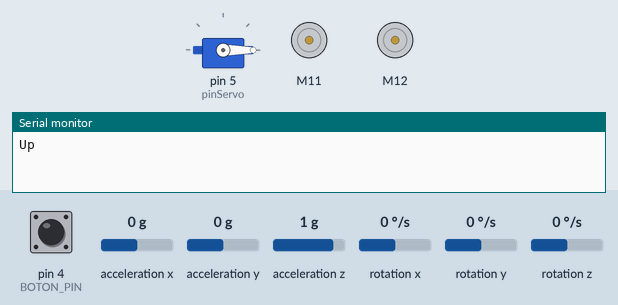
Bench run of a sketch on a simulated Arduino Uno, built with avr-gcc and run on an emulated ATmega328P. On the bench: servo, 2 × DC motor (green arrow = forward, orange = backward, longer = faster), the last lines printed to the serial monitor. The inputs (shaded band) are chosen by the test bench; at power-on: pin 4 (BOTON_PIN) HIGH, rotation z 0 °/s, acceleration x 0 g, acceleration y 0 g, acceleration z 1 g, rotation x 0 °/s, rotation y 0 °/s.

Above: at 4.0 s.
4.1 s: pin 4 (BOTON_PIN) pulled LOW for 0.15 s
At 5.4 s:
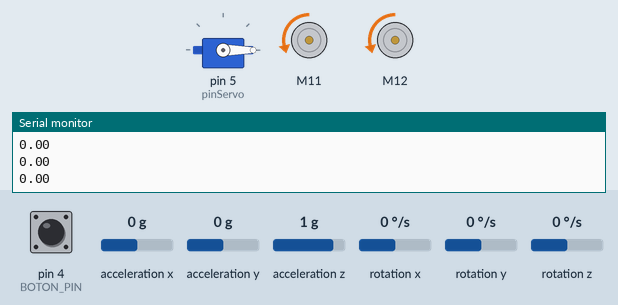
7.2 s: rotation z set to -192 °/s
At 9.83 s:
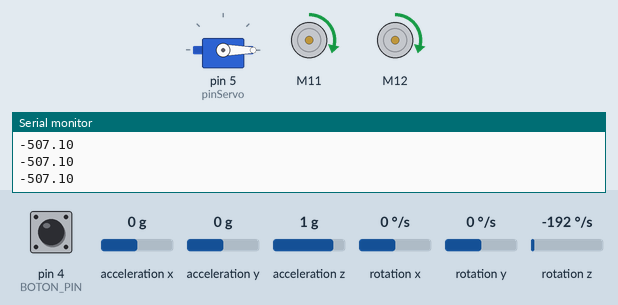
10.2 s: pin 4 (BOTON_PIN) pulled LOW for 1 s
At 10.7 s:
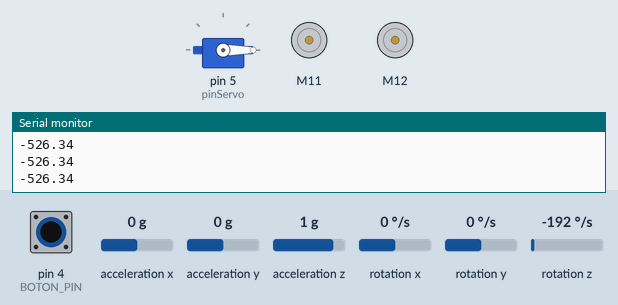
Timing chart, 0 to 13.2 s (numbered marks = the images above; inputs shaded):
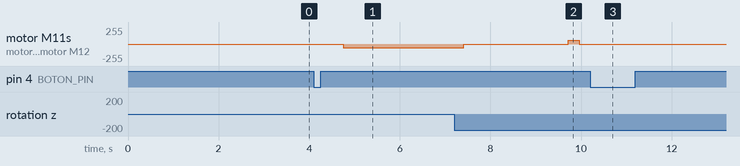

The sketch:

prueba_giro_preciso.ino
```cpp
// generated by mBlock5 for MegaPi
// Optimized for WRO Robomission Junior

#include <Arduino.h>
#include <Wire.h>
#include <SoftwareSerial.h>
#include <MeMegaPi.h>

#define BOTON_PIN 4

double angle_rad = PI/180.0;
double angle_deg = 180.0/PI;
MeEncoderOnBoard Encoder_1(SLOT1); // Motor Izquierdo
MeEncoderOnBoard Encoder_2(SLOT2); // Motor Derecho
MeEncoderOnBoard Encoder_3(SLOT3);
MeEncoderOnBoard Encoder_4(SLOT4);

MeGyro giroscopio(6);

void isr_process_encoder1(void){
  if(digitalRead(Encoder_1.getPortB()) == 0){
    Encoder_1.pulsePosMinus();
  }else{
    Encoder_1.pulsePosPlus();
  }
}

void isr_process_encoder2(void){
  if(digitalRead(Encoder_2.getPortB()) == 0){
    Encoder_2.pulsePosMinus();
  }else{
    Encoder_2.pulsePosPlus();
  }
}

// Variable para saber si estamos en espera o si el robot ya está compitiendo
bool rutinaIniciada = false;

void _loop() {
  unsigned long tiempoActual = millis();

  // Actualizar los motores solo cada 10 milisegundos
  static unsigned long ultimoTiempoMotores = 0;
  if(tiempoActual - ultimoTiempoMotores >= 10) {
    Encoder_1.loop();
    Encoder_2.loop();
    ultimoTiempoMotores = tiempoActual;
  }

  // Actualizar el giroscopio solo cada 50 milisegundos
  static unsigned long ultimoGiroscopio = 0;
  if(tiempoActual - ultimoGiroscopio >= 50) {
    giroscopio.update();
    ultimoGiroscopio = tiempoActual;
  }

  // Si la rutina ya empezó y el botón se vuelve a presionar (estado LOW)
  if (rutinaIniciada == true && digitalRead(BOTON_PIN) == LOW) {
    // 1. Mandamos la orden de velocidad y posición a 0
    Encoder_1.move(0, 0);
    Encoder_2.move(0, 0);
    Encoder_1.setTarPWM(0);
    Encoder_2.setTarPWM(0);

    // Guardamos el momento exacto en el que empezamos a frenar
    unsigned long inicioParada = millis();

    // 2. Atrapamos al robot en un bucle infinito
    while (true) {
      tiempoActual = millis();

      // FASE 1: Durante los primeros 500ms, mantenemos vivo el cerebro del motor para que frene
      if (tiempoActual - inicioParada < 500) {
        if(tiempoActual - ultimoTiempoMotores >= 10) {
          Encoder_1.loop();
          Encoder_2.loop();
          ultimoTiempoMotores = tiempoActual;
        }
      }
      // FASE 2: Pasados los 500ms, ya no entra al 'if' anterior.
      // Al dejar de llamar a .loop(), los motores pierden la tensión y el zumbido desaparece.
      else {
        // El robot está congelado, los motores apagados y sin zumbar.
        // Opcional: Si la librería de MegaPi te lo permite, puedes forzar el PWM a 0 aquí:
        delay(500);
      }
    }
  }
}

void _delay(float seconds) {
  if(seconds < 0.0){
    seconds = 0.0;
  }
  // Se cambia 'long' por 'unsigned long' para compatibilidad con millis()
  unsigned long endTime = millis() + (unsigned long)(seconds * 1000.0);

  while(millis() < endTime) {
    _loop();
    delay(2); // <--- ESTA LÍNEA ES LA MAGIA. Evita que la placa colapse.
  }
}

// =========================================================================
// NUESTRAS FUNCIONES DE MOVIMIENTO
// =========================================================================

/**
 * Función maestra para controlar ambos motores.
 * Para ambos motores: valores positivos = adelante, valores negativos = atrás.
 */
void moverRobot(long gradosIzq, long gradosDer, float velocidad, float tiempoEspera) {
  // Encoder_1 (Izquierdo): se queda igual
  Encoder_1.move(gradosIzq, abs(velocidad));

  // Encoder_2 (Derecho): se invierte con el signo menos (-)
  // para que los valores positivos vayan hacia adelante.
  Encoder_2.move(-gradosDer, abs(velocidad));

  _delay(tiempoEspera);
}

// Mueve el robot en línea recta hacia adelante
void avanzar(long grados, float velocidad, float tiempoEspera) {
  moverRobot(grados, grados, velocidad, tiempoEspera);
}

// Mueve el robot en línea recta hacia atrás
void retroceder(long grados, float velocidad, float tiempoEspera) {
  moverRobot(-grados, -grados, velocidad, tiempoEspera);
}

// Gira sobre su propio eje hacia la derecha
void girarIzquierda(long grados, float velocidad, float tiempoEspera) {
  moverRobot(grados, -grados, velocidad, tiempoEspera);
}

// Gira sobre su propio eje hacia la izquierda
void girarDerecha(long grados, float velocidad, float tiempoEspera) {
  moverRobot(-grados, grados, velocidad, tiempoEspera);
}

// Detiene por completo los motores
void detener(float tiempoEspera) {
  moverRobot(0, 0, 0, tiempoEspera);
}

// =========================================================================
// FUNCIONES DE GIRO CON GIROSCOPIO
// =========================================================================

void girarDerechaGyro(float gradosObjetivo, float velocidad) {
  giroscopio.update();
  float anguloInicial = giroscopio.getAngleZ();

  Encoder_1.runSpeed(-abs(velocidad));
  Encoder_2.runSpeed(-abs(velocidad));

  unsigned long tiempoInicio = millis();
  const unsigned long TIMEOUT_MS = 5000; // ajusta según tus giros más largos

  int contador = 0;
  while (abs(giroscopio.getAngleZ() - anguloInicial) < gradosObjetivo) {
    _loop();
     if (++contador % 50 == 0) {  // imprime 1 de cada 50 lecturas
      Serial.println(giroscopio.getAngleZ());
    }
    if (millis() - tiempoInicio > TIMEOUT_MS) {
      Serial.println("TIMEOUT en giro derecha - saliendo por seguridad");
      break; // evita el bucle infinito
    }
  }
  Encoder_1.runSpeed(0);
  Encoder_2.runSpeed(0);
  _delay(0.3);
}

void girarIzquierdaGyro(float gradosObjetivo, float velocidad) {
 giroscopio.update();
  float anguloInicial = giroscopio.getAngleZ();

  Encoder_1.runSpeed(abs(velocidad));
  Encoder_2.runSpeed(abs(velocidad));

  unsigned long tiempoInicio = millis();
  const unsigned long TIMEOUT_MS = 5000; // ajusta según tus giros más largos

  int contador = 0;
  while (abs(giroscopio.getAngleZ() - anguloInicial) < gradosObjetivo) {
    _loop();
    if (++contador % 50 == 0) {  // imprime 1 de cada 50 lecturas
      Serial.println(giroscopio.getAngleZ());
    }
    if (millis() - tiempoInicio > TIMEOUT_MS) {
      Serial.println("TIMEOUT en giro izquierda - saliendo por seguridad");
      break; // evita el bucle infinito
    }
  }
  Encoder_1.runSpeed(0);
  Encoder_2.runSpeed(0);
  _delay(0.3);
}

// =========================================================================
// DEL SERVOMOTOR GRANDE
// =========================================================================

// Creamos el objeto servo
Servo miServo;
// Definimos el pin del servo
const int pinServo = 5;

// Mueve el servo 90° hacia arriba (va a 180°)
const int anguloBajar = 116;
void subir_pala() {
  for (int angulo = anguloBajar; angulo >= 0; angulo--) {
    miServo.write(angulo);
    _delay(0.050); // Ajusta este tiempo para cambiar la velocidad
  }
  _delay(1.0);
}

// Regresa el servo a la posición central (90°)
void bajar_pala() {
  miServo.write(anguloBajar);
  _delay(1.0);
}

// Baja el servo 35° desde el centro (90 - 35 = 55°)
void barrer() {
  miServo.write(117);
  _delay(1.0);
}

// =========================================================================

void setup() {
  Serial.begin(115200);

  pinMode(BOTON_PIN, INPUT_PULLUP);

  Wire.setWireTimeout(3000, true); // 3000 microsegundos, reset automático del bus si se cuelga
  giroscopio.begin(); // <-- AÑADE ESTA LÍNEA
  _delay(2.0);    // <-- AÑADE ESTA LÍNEA (Espera 2 segundos completamente quieto)

  // Asociamos el SERVO al pin 5... (y todo lo demás se queda igual)
  // Asociamos el SERVO al pin 5
  miServo.attach(pinServo);

  // Posición inicial por defecto: siempre en 180 grados
  miServo.write(0);

  //MOTORES

  TCCR1A = _BV(WGM10);
  TCCR1B = _BV(CS11) | _BV(WGM12);
  TCCR2A = _BV(WGM21) | _BV(WGM20);
  TCCR2B = _BV(CS21);

  attachInterrupt(Encoder_1.getIntNum(), isr_process_encoder1, RISING);
  Encoder_1.setPulse(8);
  Encoder_1.setRatio(46.67);
  Encoder_1.setPosPid(1.8,0,1.2);
  Encoder_1.setSpeedPid(0.18,0,0);

  attachInterrupt(Encoder_2.getIntNum(), isr_process_encoder2, RISING);
  Encoder_2.setPulse(8);
  Encoder_2.setRatio(46.67);
  Encoder_2.setPosPid(1.8,0,1.2);
  Encoder_2.setSpeedPid(0.18,0,0);
}

void loop() {
  Serial.println("Up");
  // 1. ESPERAR A QUE SE PRESIONE EL BOTÓN PARA INICIAR
  while (digitalRead(BOTON_PIN) == HIGH) {
    _loop();
  }
  // 2. ESPERAR A QUE SE SUELTE EL BOTÓN. Esto evita que te canceles a ti mismo por dejar el dedo puesto
  while (digitalRead(BOTON_PIN) == LOW) {
    _loop();
  }
  // 3. PAUSA DE SEGURIDAD
  _delay(0.5);
  // 4. ¡ACTIVAR EL MODO COMPETENCIA!
  // A partir de esta línea, si presionas el botón, el robot se detendrá por completo
  rutinaIniciada = true;

  // ==========================================
  // TU RUTINA DE MOVIMIENTO
  // ==========================================

  Serial.println("Derecha");
  Serial.println(giroscopio.getAngleZ());
  girarDerechaGyro(45.0, 40.0);

  Serial.println(giroscopio.getAngleZ());
  _delay(2.0);

  Serial.println("Izquierda");
  girarIzquierdaGyro(45.0, 40.0);
  _delay(2.0);
  Serial.println(giroscopio.getAngleZ());
  Serial.println("Fin");
  /*
  avanzar(580, 80, 3.0);
  detener(0.5);
  girarIzquierda(329, 55, 3.5);
  detener(0.5);
  avanzar(515, 80, 3.0);

  bajar_pala();

  retroceder(680, 40, 4.5);

  girarIzquierda(378, 48, 4.5);
  avanzar(480, 80, 3.0);
  girarIzquierda(330, 50, 4.5);


  avanzar(2000, 100, 2);
  avanzar(2000, 105, 2.25);
  retroceder(45, 40, 1.0);
  */
  detener(1.0);
  subir_pala();


  // Bucle infinito para que no repita la rutina en la competencia
  while(1) {
    _loop();
  }
}
```

Measured:
- after the input at 4.1 s, motor M11, motor M12: stopped → backward 56/255 after 0.66 s
- after the input at 7.2 s, motor M11, motor M12: backward 56/255 → stopped after 0.21 s instead of 2.6 s
- after the input at 10.2 s, servo on pin 5 (pinServo): stops changing and stays 0°
